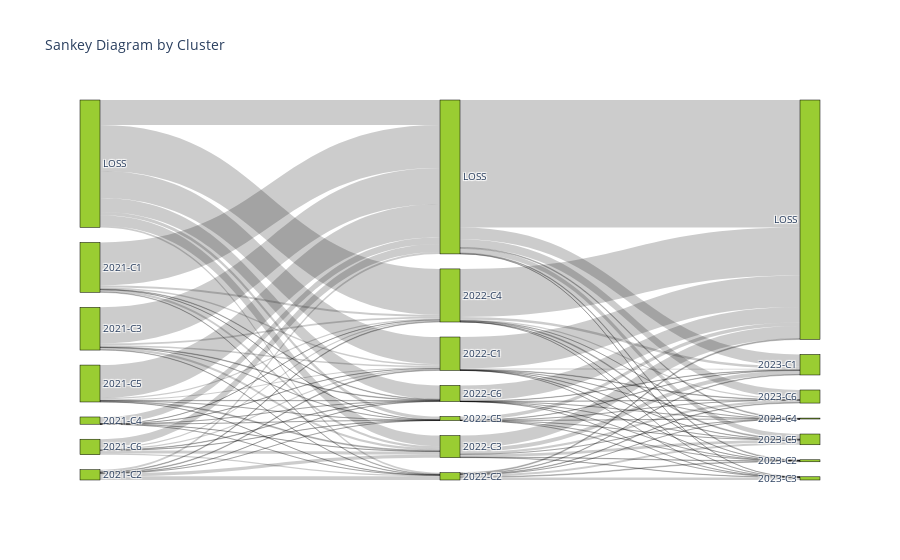

The code cell stored with this chart in its notebook:
### Code cell
import plotly.graph_objects as go

fig = go.Figure(data=[go.Sankey(
    node = dict(
      pad = 15,
      thickness = 20,
      line = dict(color = "black", width = 0.5),
      label = ["2021-C1", "2021-C2", "2021-C3", "2021-C4", "2021-C5", "2021-C6","LOSS",
               "2022-C1", "2022-C2", "2022-C3", "2022-C4", "2022-C5", "2022-C6","LOSS",
               "2023-C1", "2023-C2", "2023-C3", "2023-C4", "2023-C5", "2023-C6","LOSS",
               ],
      color = "yellowgreen"
    ),
    link = dict(
      source = sankey_source, # indices correspond to labels, eg A1, A2, A1, B1, ...
      target = sankey_target,
      value = vals
  ))])

fig.update_layout(title_text="Sankey Diagram by Cluster", font_size=10)
fig.show()

### Figure 1 — Plotly figure (JSON) as saved in the notebook; plotly's stock layout.template omitted (floating-point values rounded to 4 significant figures)
{"data": [{"link": {"source": [0, 0, 0, 0, 0, 0, 0, 1, 1, 1, 1, 1, 1, 1, 2, 2, 2, 2, 2, 2, 2, 3, 3, 3, 3, 3, 3, 3, 4, 4, 4, 4, 4, 4, 4, 5, 5, 5, 5, 5, 5, 5, 6, 6, 6, 6, 6, 6, 6, 7, 7, 7, 7, 7, 7, 7, 8, 8, 8, 8, 8, 8, 8, 9, 9, 9, 9, 9, 9, 9, 10, 10, 10, 10, 10, 10, 10, 11, 11, 11, 11, 11, 11, 11, 12, 12, 12, 12, 12, 12, 12, 13, 13, 13, 13, 13, 13, 13], "target": [7, 8, 9, 10, 11, 12, 13, 7, 8, 9, 10, 11, 12, 13, 7, 8, 9, 10, 11, 12, 13, 7, 8, 9, 10, 11, 12, 13, 7, 8, 9, 10, 11, 12, 13, 7, 8, 9, 10, 11, 12, 13, 7, 8, 9, 10, 11, 12, 13, 14, 15, 16, 17, 18, 19, 20, 14, 15, 16, 17, 18, 19, 20, 14, 15, 16, 17, 18, 19, 20, 14, 15, 16, 17, 18, 19, 20, 14, 15, 16, 17, 18, 19, 20, 14, 15, 16, 17, 18, 19, 20, 14, 15, 16, 17, 18, 19, 20], "value": [3050, 929, 4215, 4098, 356, 1195, 86143, 1387, 7326, 6090, 1334, 176, 408, 3882, 3237, 690, 4325, 3499, 273, 1209, 72343, 169, 27, 168, 241, 19, 86, 13795, 2104, 298, 1931, 2572, 231, 747, 66042, 2534, 2267, 6262, 2823, 350, 946, 15850, 54423, 3188, 21279, 91757, 6641, 27690, 50219, 2265, 103, 37, 28, 570, 1050, 62851, 1153, 1322, 5249, 13, 4081, 1038, 1869, 7810, 743, 528, 37, 5498, 4594, 25060, 5130, 323, 225, 53, 1893, 2569, 96131, 633, 52, 12, 13, 132, 212, 6992, 593, 26, 3, 7, 110, 280, 31262, 23575, 1454, 385, 1741, 9267, 16464, 255388]}, "node": {"color": "yellowgreen", "label": ["2021-C1", "2021-C2", "2021-C3", "2021-C4", "2021-C5", "2021-C6", "LOSS", "2022-C1", "2022-C2", "2022-C3", "2022-C4", "2022-C5", "2022-C6", "LOSS", "2023-C1", "2023-C2", "2023-C3", "2023-C4", "2023-C5", "2023-C6", "LOSS"], "line": {"color": "black", "width": 0.5}, "pad": 15, "thickness": 20}, "type": "sankey"}], "layout": {"font": {"size": 10}, "title": {"text": "Sankey Diagram by Cluster"}}}
